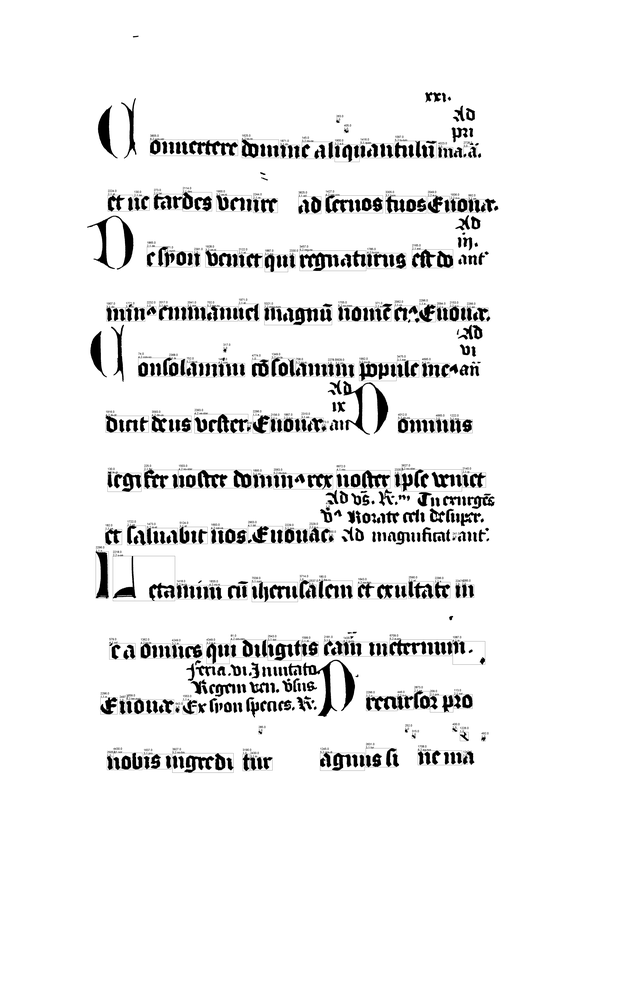
#> input picture testalign salz31.png, 634 x 1000 px, shrunk from 4444 x 7013 before the run
$ python -i textAlignPreprocessing.py   (imports and definitions only)
#> lines starting #> are read from the running program, lines starting #| are printed output that depends on the picture; after the words box and inside, x2 and y2 are one past the last pixel; in counts of white or black regions, pixels touching at a corner belong together
#> further down, picture is the input picture: shape (1000, 634, 3); min 0, max 255, mean 238.8
from os.path import isfile, join
import numpy as np
import matplotlib.pyplot as plt
import pickle
import itertools as iter
import os
import re
import cv2 as cv


# PARAMETERS FOR PREPROCESSING
saturation_thresh = 0.9
sat_area_thresh = 150
soften_amt = 5          # size of gaussian blur to apply before taking threshold
fill_holes = 3          # size of kernel used for morphological operations when despeckling

# PARAMETERS FOR TEXT LINE SEGMENTATION
filter_size = 30                # size of moving-average filter used to smooth projection
prominence_tolerance = 0.70     # log-projection peaks must be at least this prominent
collision_strip_scale = 1       # in [0,inf]; amt of each cc to consider when clipping
remove_capitals_scale = 10000   # removes large ccs. turned off for now

# CC GROUPING (BLOBS)
cc_group_gap_min = 20  # any gap at least this wide will be assumed to be a space between words!
max_distance_to_staff = 200


def calculate_peak_prominence(data, index):
    '''
    returns the log of the prominence of the peak at a given index in a given dataset. peak
    prominence gives high values to relatively isolated peaks and low values to peaks that are
    in the "foothills" of large peaks.
    '''
    current_peak = data[index]

    # ignore values at either end of the dataset or values that are not local maxima
    if (index == 0 or
            index == len(data) - 1 or
            data[index - 1] > current_peak or
            data[index + 1] > current_peak or
            (data[index - 1] == current_peak and data[index + 1] == current_peak)):
        return 0

    # by definition, the prominence of the highest value in a dataset is equal to the value itself
    if current_peak == max(data):
        return np.log(current_peak)

    # find index of nearest maxima which is higher than the current peak
    higher_peaks_inds = [i for i, x in enumerate(data) if x > current_peak]

    right_peaks = [x for x in higher_peaks_inds if x > index]
    if right_peaks:
        closest_right_ind = min(right_peaks)
    else:
        closest_right_ind = np.inf

    left_peaks = [x for x in higher_peaks_inds if x < index]
    if left_peaks:
        closest_left_ind = max(left_peaks)
    else:
        closest_left_ind = -np.inf

    right_distance = closest_right_ind - index
    left_distance = index - closest_left_ind

    if (right_distance) > (left_distance):
        closest = closest_left_ind
    else:
        closest = closest_right_ind

    # find the value at the lowest point between the nearest higher peak (the key col)
    lo = min(closest, index)
    hi = max(closest, index)
    between_slice = data[lo:hi]
    key_col = min(between_slice)

    prominence = np.log(data[index] - key_col + 1)

    return prominence


def find_peak_locations(data, tol=prominence_tolerance, ranked=False):
    '''
    given a vertical projection in @data, finds prominent peaks and returns their indices
    '''

    prominences = [(i, calculate_peak_prominence(data, i)) for i in range(len(data))]

    # normalize to interval [0,1]
    prom_max = max([x[1] for x in prominences])
    if prom_max == 0 or len(prominences) == 0:
        # failure to find any peaks; probably monotonically increasing / decreasing
        return []

    prominences[:] = [(x[0], x[1] / prom_max) for x in prominences]

    # take only the tallest peaks above given tolerance
    peak_locs = [x for x in prominences if x[1] > tol]

    # if a peak has a flat top, then both 'corners' of that peak will have high prominence; this
    # is rather unavoidable. just check for adjacent peaks with exactly the same prominence and
    # remove the lower one
    to_remove = [peak_locs[i] for i in range(len(peak_locs) - 2)
                if peak_locs[i][1] == peak_locs[i+1][1]]
    for r in to_remove:
        peak_locs.remove(r)

    if ranked:
        peak_locs.sort(key=lambda x: x[1] * -1)
    else:
        peak_locs[:] = [x[0] for x in peak_locs]

    return peak_locs


def moving_avg_filter(data, filter_size=filter_size):
    '''
    returns a list containing the data in @data filtered through a moving-average filter of size
    @filter_size to either side; that is, filter_size = 1 gives a size of 3, filter size = 2 gives
    a size of 5, and so on.
    '''
    smoothed = np.zeros(len(data))
    for n in range(filter_size, len(data) - filter_size):
        vals = data[n - filter_size: n + filter_size + 1]
        smoothed[n] = np.mean(vals)
    return smoothed


def preprocess_images(input_image, soften=soften_amt, fill_holes=fill_holes, correct_rotation=True):
    '''
    use gamera to do some denoising, etc on the text layer before attempting text line
    segmentation
    '''
#> called with soften = 5, fill_holes = 3, correct_rotation = True

    gray_img = cv.cvtColor(input_image, cv.COLOR_BGR2GRAY)

    blur = cv.GaussianBlur(gray_img, (5, 5), 0)
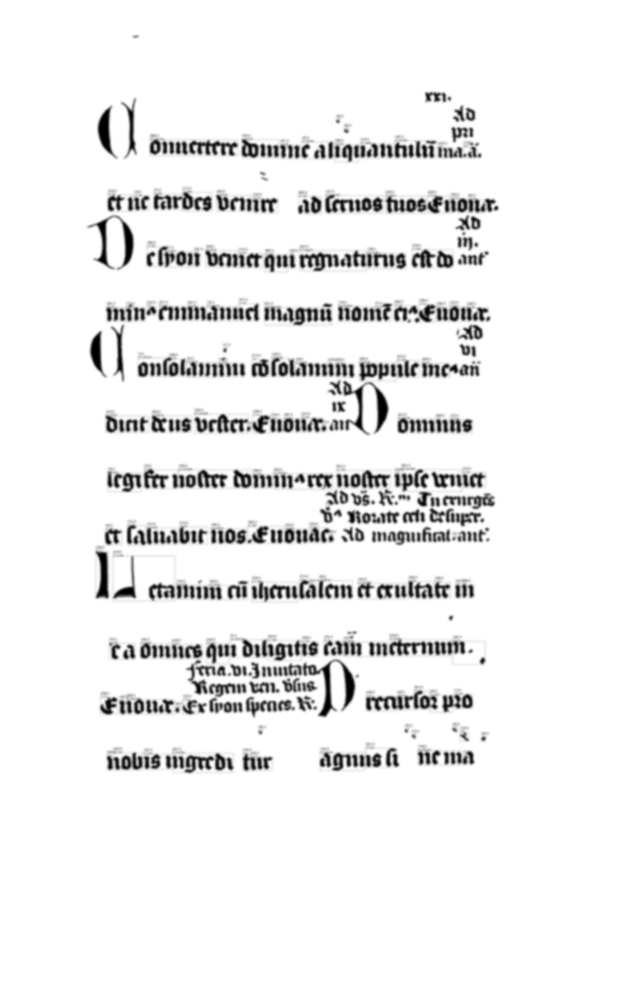
#> blur: shape (1000, 634); min 0, max 255, mean 238.8
    ret3, img_bin = cv.threshold(blur, 0, 255, cv.THRESH_BINARY + cv.THRESH_OTSU)
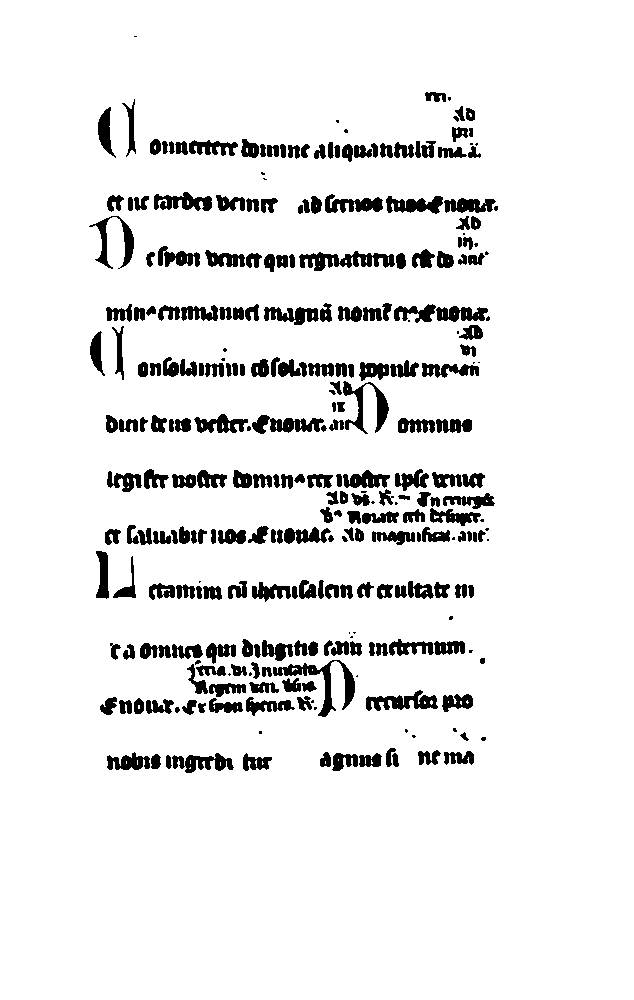
#> img_bin: shape (1000, 634); 92.1% white; 288 black regions (44 under 20 px), largest, box (x1, y1, x2, y2) and area: (273, 660, 355, 717) 1151, (299, 251, 395, 271) 993, (343, 381, 389, 434) 834
#> ret3 = 170

    kernel = np.ones((fill_holes, fill_holes), np.uint8)
    cl = cv.morphologyEx(img_bin, cv.MORPH_CLOSE, kernel)
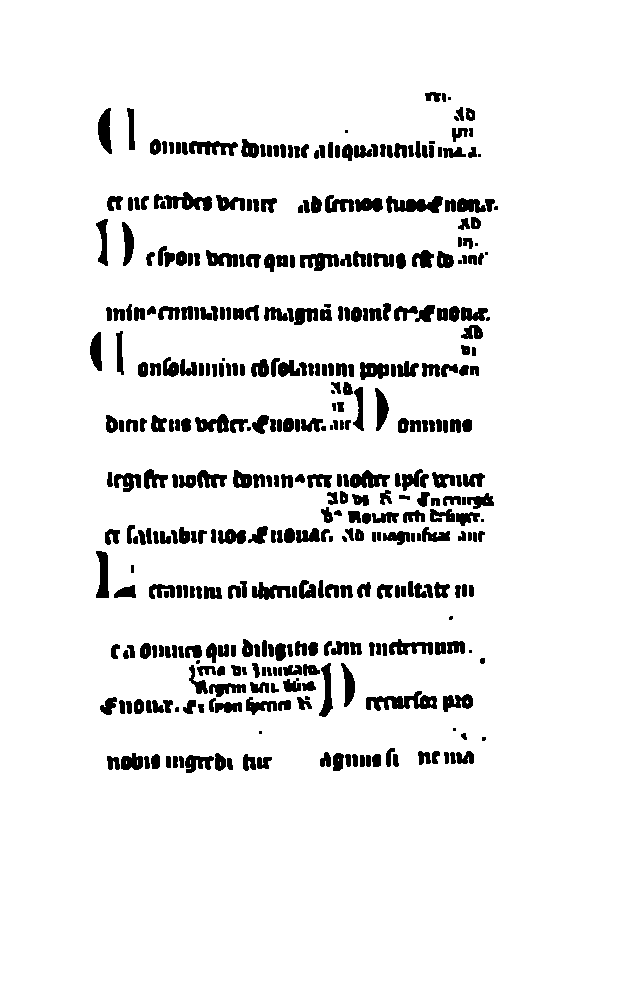
#> cl: shape (1000, 634); 92.5% white; 403 black regions (23 under 20 px), largest, box (x1, y1, x2, y2) and area: (366, 691, 437, 711) 748, (386, 196, 443, 213) 620, (164, 192, 212, 211) 512
    img_eroded = cv.morphologyEx(cl, cv.MORPH_OPEN, kernel)
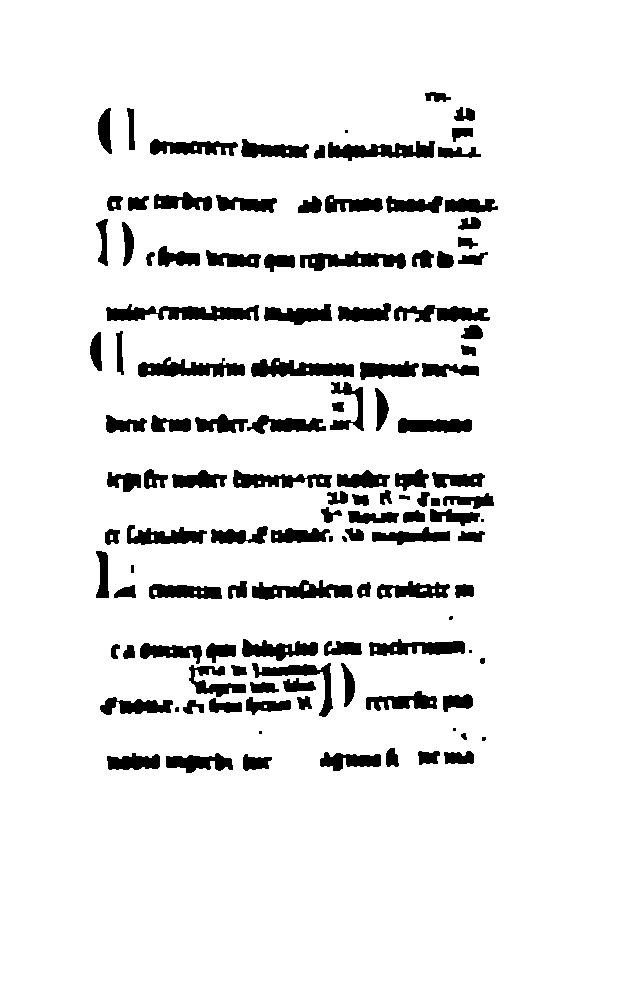
#> img_eroded: shape (1000, 634); 91.5% white; 123 black regions (8 under 20 px), largest, box (x1, y1, x2, y2) and area: (106, 304, 259, 321) 1657, (251, 358, 354, 377) 1305, (138, 357, 245, 377) 1277

    line_strips, lines_peak_locs, proj = identify_text_lines(img_eroded)

    angle = 0

    return img_bin, img_eroded, angle


def identify_text_lines(img, widen_strips_factor=1):
    '''
    finds text lines on preprocessed image. step-by-step:
    1. find peak locations of vertical projection
    2. draw horizontal white lines between peak locations to make totally sure that lines are
        unconnected (ornamental letters can often touch the line above them)
    3. connected component analysis
    4. break into neat rows of connected components that each intersect the same horizontal line
    '''
#> called with widen_strips_factor = 1

    # compute y-axis projection of input image and filter with sliding window average
    project = np.clip(255 - img, 0, 1).sum(1)
#> project = 1000 values, max 344 at index 478, min 0 at index 0, mean 54
    smoothed_projection = moving_avg_filter(project, filter_size)
#> in moving_avg_filter, `smoothed = np.zeros(len(data))`: smoothed = 1000 values from 0 to 0
#> after the loop in moving_avg_filter, `for n in range(filter_size, len(data) - filter_size):`: smoothed = 1000 values, max 128.3 at index 676, min 0 at index 0, mean 54
#> smoothed_projection has the same summary as smoothed in moving_avg_filter

    # calculate normalized log prominence of all peaks in projection
    peak_locations = find_peak_locations(smoothed_projection)
#> in find_peak_locations, `prominences = [(i, calculate_peak_prominence(data, i)) for i in range(..`: prominences = 1000 pairs, first value 0 to 999, second value 0 to 4.85
#> in find_peak_locations, `prom_max = max([x[1] for x in prominences])`: prom_max = 4.85
#> in find_peak_locations, `peak_locs = [x for x in prominences if x[1] > tol]`: peak_locs = [(230, 0.759), (288, 0.707), (340, 0.797), (505, 0.868), (566, 0.707), (676, 1)]
#> in find_peak_locations, `to_remove = [peak_locs[i] for i in range(len(peak_locs) - 2) if peak_l..`: to_remove = []
#> peak_locations = [230, 288, 340, 505, 566, 676]

    # draw a horizontal white line at the local minima of the vertical projection. this ensures
    # that every connected component can intersect at most one text line.
    for i in range(len(peak_locations) - 1):
        start = peak_locations[i]
        end = peak_locations[i + 1]
        idx = np.argmin(smoothed_projection[start:end])
        idx += start
        img[idx, :] = 255
#> this loop made 5 passes
#> (start, end, idx) on passes 1 to 5: (230, 288, 275), (288, 340, 298), (340, 505, 440), (505, 566, 553), (566, 676, 629)

    diff_proj_peaks = find_peak_locations(np.abs(np.diff(smoothed_projection)))
#> diff_proj_peaks = [121, 170, 182, 225, 237, 279, 293, 335, 348, 391, 402, 445, 458, 502, 514, 556, 570, 614, 626, 670, 683, 738, 789]

    line_strips = []
    for p in peak_locations:
        # get the largest diff-peak smaller than this peak, and the smallest diff-peak that's larger
        lower_peaks = [x for x in diff_proj_peaks if x < p]
        lower_bound = max(lower_peaks) if len(lower_peaks) > 0 else 0

        higher_peaks = [x for x in diff_proj_peaks if x > p]
        higher_bound = min(higher_peaks) if len(higher_peaks) > 0 else 0

        if higher_bound and not lower_bound:
            lower_bound = p + (p - higher_bound)
        elif lower_bound and not higher_bound:
            higher_bound = p + (p - lower_bound)

        # extend bounds of strip slightly away from peak location, for safety (diacritics, etc)
        lower_bound -= int((p - lower_bound) * widen_strips_factor)
        higher_bound += int((higher_bound - p) * widen_strips_factor)

        # tighten up strip by finding bounding box around contents
        mask = np.zeros(img.shape, np.uint8)
        mask[lower_bound:higher_bound, :] = 255 - img[lower_bound:higher_bound, :]
        strip_bounds = cv.boundingRect(mask)

        line_strips.append(strip_bounds)
#> this loop made 6 passes
#> (p, lower_peaks, lower_bound, higher_bound, strip_bounds) on passes 1 to 3: (230, [121, 170, 182, 225], 220, 244, (96, 220, 385, 24)), (288, [121, 170, 182, 225, 237, 279], 270, 298, (270, 270, 52, 2)), (340, [121, 170, 182, 225, 237, 279, 293, 335], 330, 356, (90, 330, 393, 26))
#> (p, lower_bound, higher_peaks, higher_bound, strip_bounds) on passes 4 to 6: (505, 499, [514, 556, 570, 614, 626, 670, 683, 738, 789], 523, (321, 499, 173, 24)), (566, 546, [570, 614, 626, 670, 683, 738, 789], 574, (96, 551, 38, 23)), (676, 664, [683, 738, 789], 690, (189, 664, 166, 26))
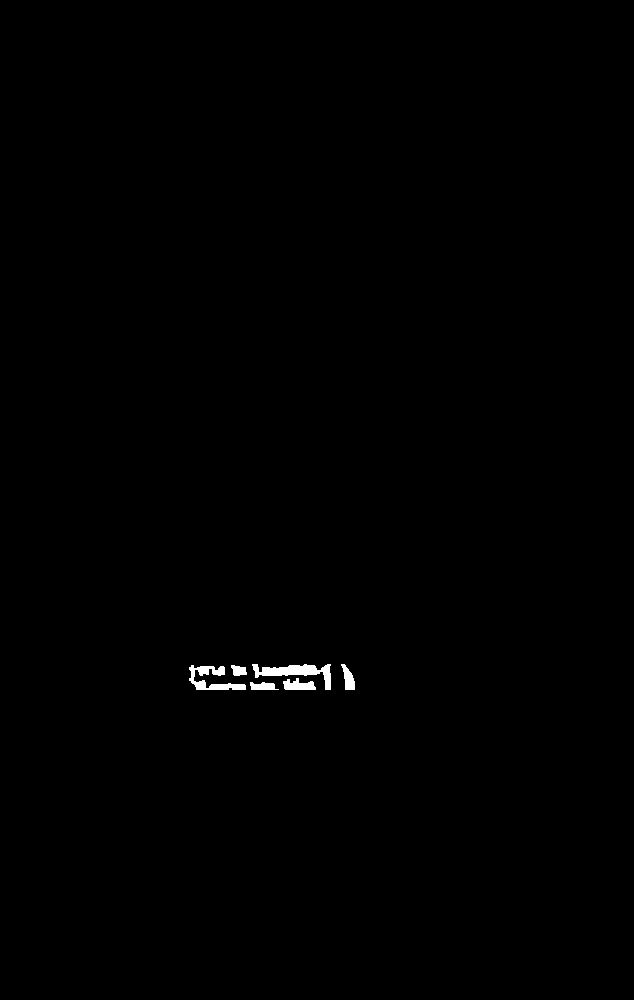
#> mask: shape (1000, 634); 0.34% white; 6 white regions, box (x1, y1, x2, y2) and area: (252, 664, 331, 690) 781, (189, 665, 246, 690) 610, (283, 678, 316, 690) 267, (341, 664, 355, 690) 210, (250, 682, 279, 690) 173, (231, 665, 247, 676) 129
#> after the loop, line_strips = [(96, 220, 385, 24), (270, 270, 52, 2), (90, 330, 393, 26), (321, 499, 173, 24), (96, 551, 38, 23), (189, 664, 166, 26)]

    return line_strips, peak_locations, smoothed_projection


def save_preproc_image(image, line_strips, lines_peak_locs, fname):
    im = Image.fromarray(image)

    text_size = 70
    fnt = ImageFont.truetype('FreeMono.ttf', text_size)
    draw = ImageDraw.Draw(im)

    # draw lines at identified peak locations
    for i, peak_loc in enumerate(lines_peak_locs):
        draw.text((1, peak_loc - text_size), 'line {}'.format(i), font=fnt, fill='gray')
        draw.line([0, peak_loc, im.width, peak_loc], fill='gray', width=3)

    # draw rectangles around identified text lines
    for line in line_strips:
        ul = (line[0], line[1])
        lr = (line[0] + line[2], line[1] + line[3])
        draw.rectangle([ul, lr], outline='black')

    # im.show()
    im.save('test_preproc_{}.png'.format(fname))


def rotate_image(image, angle):
    image_center = tuple(np.array(image.shape[1::-1]) / 2)
    rot_mat = cv2.getRotationMatrix2D(image_center, angle, 1.0)
    result = cv2.warpAffine(image, rot_mat, image.shape[1::-1], flags=cv2.INTER_LINEAR)
    return result


# [18 lines not run here, left out]

    # [12 lines of commented-out code are left out]

>>> import cv2
>>> picture = cv2.imread('testalign salz31.png')
>>> result = preprocess_images(picture)
#> in preprocess_images, `line_strips, lines_peak_locs, proj = identify_text_lines(img_eroded)`: lines_peak_locs = [230, 288, 340, 505, 566, 676]; proj has the same summary as smoothed in moving_avg_filter
